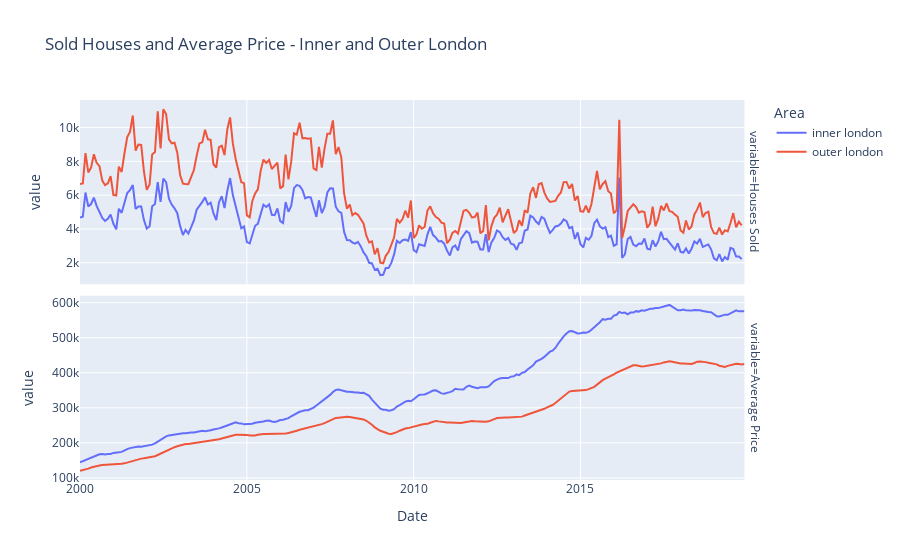

Here is the notebook cell this chart was saved with:
### Markdown cell above
Plotting sold houses and average prices between Inner and Outer London areas

### Code cell
inner_outer_df = housing[(housing['area'].isin(['inner london','outer london'])) & (housing['date'].dt.year >= 2000) & (housing['date'].dt.year <= 2019)] \
                   .groupby(['date','area'])['houses_sold','average_price'] \
                   .agg({'houses_sold':'sum','average_price':'mean'}) \
                   .reset_index() \
                   .rename(columns={'date':'Date','area':'Area','houses_sold':'Houses Sold','average_price':'Average Price'}) \
                   .melt(id_vars=['Date','Area'])

fig = px.line(inner_outer_df, x='Date', y='value', color='Area', facet_row='variable',
              title = 'Sold Houses and Average Price - Inner and Outer London')

fig.update_yaxes(matches=None) # Allows the y axes on both facets to be independent from each other

### Figure 1 — Plotly figure (JSON) as saved in the notebook; plotly's stock layout.template omitted (floating-point values rounded to 4 significant figures; data arrays with more than 128 entries replaced by an {"elided": "..."} marker saying what was removed)
{"data": [{"hovertemplate": "Area=inner london<br>variable=Houses Sold<br>Date=%{x}<br>value=%{y}<extra></extra>", "legendgroup": "inner london", "line": {"color": "#636efa", "dash": "solid"}, "marker": {"symbol": "circle"}, "mode": "lines", "name": "inner london", "orientation": "v", "showlegend": true, "type": "scatter", "x": {"elided": "240 str values"}, "xaxis": "x2", "y": {"elided": "240 mixed values"}, "yaxis": "y2"}, {"hovertemplate": "Area=inner london<br>variable=Average Price<br>Date=%{x}<br>value=%{y}<extra></extra>", "legendgroup": "inner london", "line": {"color": "#636efa", "dash": "solid"}, "marker": {"symbol": "circle"}, "mode": "lines", "name": "inner london", "orientation": "v", "showlegend": false, "type": "scatter", "x": {"elided": "240 str values"}, "xaxis": "x", "y": {"elided": "240 int values"}, "yaxis": "y"}, {"hovertemplate": "Area=outer london<br>variable=Houses Sold<br>Date=%{x}<br>value=%{y}<extra></extra>", "legendgroup": "outer london", "line": {"color": "#EF553B", "dash": "solid"}, "marker": {"symbol": "circle"}, "mode": "lines", "name": "outer london", "orientation": "v", "showlegend": true, "type": "scatter", "x": {"elided": "240 str values"}, "xaxis": "x2", "y": {"elided": "240 mixed values"}, "yaxis": "y2"}, {"hovertemplate": "Area=outer london<br>variable=Average Price<br>Date=%{x}<br>value=%{y}<extra></extra>", "legendgroup": "outer london", "line": {"color": "#EF553B", "dash": "solid"}, "marker": {"symbol": "circle"}, "mode": "lines", "name": "outer london", "orientation": "v", "showlegend": false, "type": "scatter", "x": {"elided": "240 str values"}, "xaxis": "x", "y": {"elided": "240 int values"}, "yaxis": "y"}], "layout": {"annotations": [{"font": {}, "showarrow": false, "text": "variable=Average Price", "textangle": 90, "x": 0.98, "xanchor": "left", "xref": "paper", "y": 0.2425, "yanchor": "middle", "yref": "paper"}, {"font": {}, "showarrow": false, "text": "variable=Houses Sold", "textangle": 90, "x": 0.98, "xanchor": "left", "xref": "paper", "y": 0.7575, "yanchor": "middle", "yref": "paper"}], "legend": {"title": {"text": "Area"}, "tracegroupgap": 0}, "title": {"text": "Sold Houses and Average Price - Inner and Outer London"}, "xaxis": {"anchor": "y", "domain": [0, 0.98], "title": {"text": "Date"}}, "xaxis2": {"anchor": "y2", "domain": [0, 0.98], "matches": "x", "showticklabels": false}, "yaxis": {"anchor": "x", "domain": [0, 0.485], "title": {"text": "value"}}, "yaxis2": {"anchor": "x2", "domain": [0.515, 1], "title": {"text": "value"}}}}
